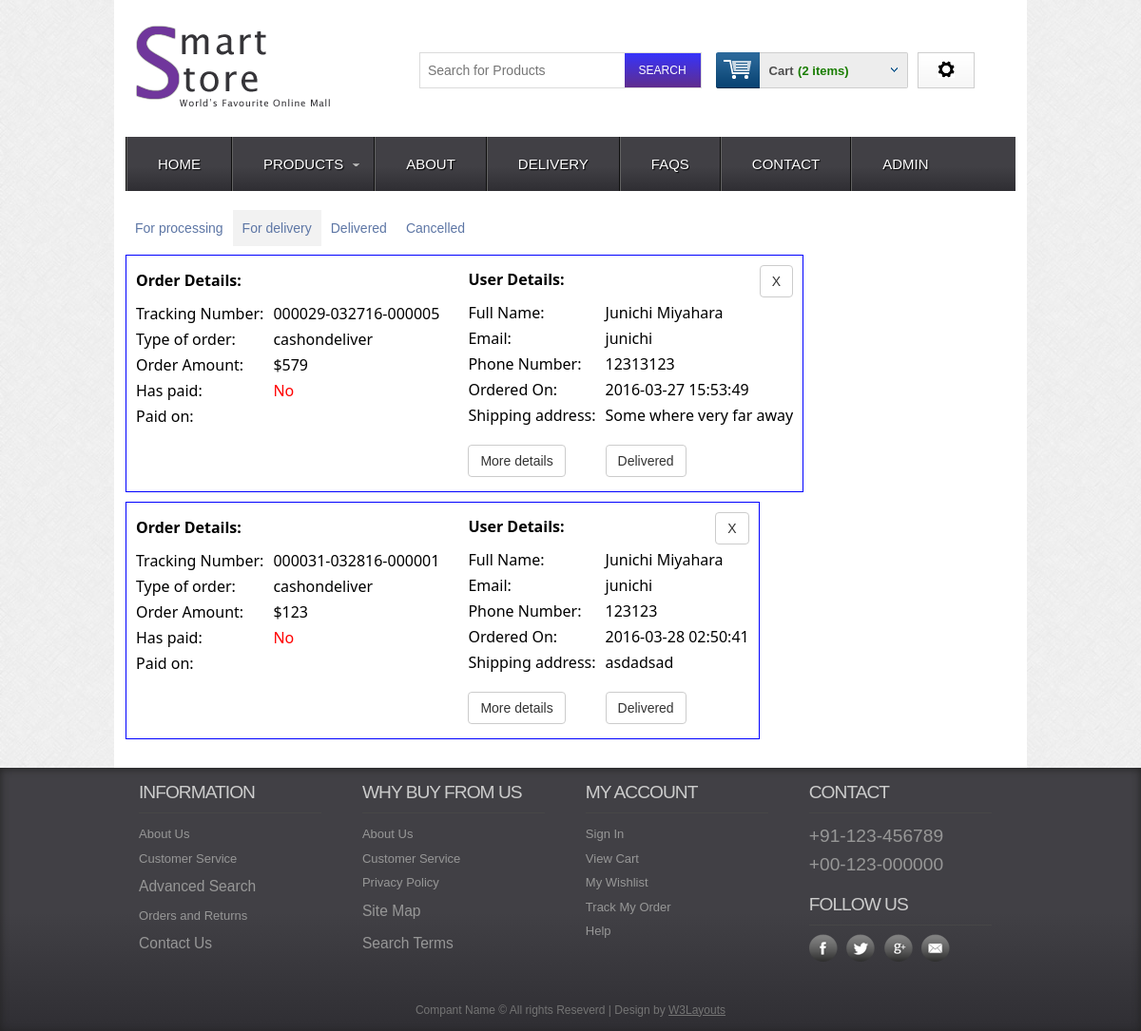
Page /BASE_URL/admin/admin_orders?order=fordelivery (signed in) on the committed database.
### tables this page shows
CREATE TABLE IF NOT EXISTS `orders` (
  `OrderID` int(11) NOT NULL AUTO_INCREMENT,
  `OrderUserID` int(11) DEFAULT NULL,
  `HashID` varchar(100) NOT NULL,
  `OrderUserName` varchar(100) NOT NULL,
  `OrderAmount` float NOT NULL DEFAULT '100000',
  `OrderShipName` varchar(100) NOT NULL,
  `OrderShipAddress` varchar(200) NOT NULL,
  `OrderShipAddress2` varchar(200) NOT NULL,
  `OrderPhone` varchar(20) NOT NULL,
  `OrderShipType` varchar(20) DEFAULT NULL,
  `OrderEmail` varchar(100) NOT NULL,
  `OrderDate` timestamp NOT NULL DEFAULT CURRENT_TIMESTAMP,
  `OrderFinalized` tinyint(4) NOT NULL DEFAULT '0',
  `OrderStatus` varchar(20) NOT NULL DEFAULT 'processing',
  `OrderShipped` tinyint(1) NOT NULL DEFAULT '0',
  `OrderTrackingNumber` varchar(80) DEFAULT NULL,
  `OrderPaid` tinyint(4) NOT NULL DEFAULT '0',
  `OrderPaymentType` varchar(100) DEFAULT NULL,
  `OrderPaymentDate` timestamp NULL DEFAULT NULL,
  PRIMARY KEY (`OrderID`),
  KEY `HashID` (`HashID`),
  KEY `OrderUserID` (`OrderUserID`),
  KEY `OrderStatus` (`OrderStatus`),
  KEY `OrderUserName` (`OrderUserName`)
);

### admin/admin_orders.php (the view, shortened to what this page needs)
<?php
	require '../dbconnect.php';
	$order = $_GET['order'];
	require '../inc.header.php';
	require '../inc.menu.php';
?>
 </div>
 <div class="main">
    <div class="content">
		<ul class="nav nav-tabs">
		  <li role="presentation" <?php echo $order === 'processing' ? 'class="active"':''; ?>><a href="<?php echo BASE_URL; ?>/admin/admin_orders?order=processing">For processing</a></li>
		  <li role="presentation" <?php echo $order === 'fordelivery' ? 'class="active"':''; ?>><a href="<?php echo BASE_URL; ?>/admin/admin_orders?order=fordelivery">For delivery</a></li>
		  <li role="presentation" <?php echo $order === 'delivered' ? 'class="active"':''; ?>><a href="<?php echo BASE_URL; ?>/admin/admin_orders?order=delivered">Delivered</a></li>
		  <li role="presentation" <?php echo $order === 'cancelled' ? 'class="active"':''; ?>><a href="<?php echo BASE_URL; ?>/admin/admin_orders?order=cancelled">Cancelled</a></li>
		</ul>
		<?php
			switch($order) {
				case 'fordelivery':
					try {
						$stmt = $conn->prepare("SELECT OrderID
													 , OrderAmount
													 , OrderUserName
													 , OrderShipAddress
													 , OrderPhone
													 , OrderEmail
													 , OrderDate
													 , OrderTrackingNumber
													 , OrderPaymentType
													 , OrderPaid
													 , OrderPaymentDate
												FROM orders
												WHERE OrderFinalized=1
												AND OrderStatus='fordelivery'
												");
						if($stmt->execute() && $stmt->rowCount() > 0)
						{
							while($row=$stmt->fetch(PDO::FETCH_ASSOC)) {
								echo '<div class="border-blue margin-bottom-10 padding-10 float-left font-segoe">
										<table class="table float-left margin-right-30">
											<tr>
												<td><p class="height-30 padding-top-5 font-weight-600">Order Details:</p></td>
												<td class="text-align-right"></td>
											</tr>
											<tr>
												<td><p>Tracking Number:</p></td>
												<td><p>'.$row['OrderTrackingNumber'].'</p></td>
											</tr>
											<tr>
												<td><p>Type of order:</p></td>
												<td><p>'.$row['OrderPaymentType'].'</p></td>
											</tr>
											<tr>
												<td><p>Order Amount:</p></td>
												<td><p>$'.$row['OrderAmount'].'</p></td>
											</tr>
											<tr>
												<td><p>Has paid:</p></td>
												<td>'.(($row['OrderPaid'] == '0') ? '<p class="font-red">No</p>' : '<p class="font-green">Yes</p>'). '</td>
											</tr>
											<tr>
												<td><p>Paid on:</p></td>
												<td><p>'.$row['OrderPaymentDate'].'</p></td>
											</tr>
										</table>
										<table class="table float-left">
											<tr>
												<td><p class="font-weight-600">User Details:</p></td>
												<td class="text-align-right"><input data-orderid="'.$row['OrderID'].'" type="button" class="btn btn-default cancel_order" type="submit" value="X"></td>
											</tr>
											<tr>
												<td><p>Full Name:</p></td>
												<td><p>'.$row['OrderUserName'].'</p></td>
											</tr>
											<tr>
												<td><p>Email:</p></td>
												<td><p>'.$row['OrderEmail'].'</p></td>
											</tr>
											<tr>
												<td><p>Phone Number:</p></td>
												<td><p>'.$row['OrderPhone'].'</p></td>
											</tr>
											<tr>
												<td><p>Ordered On:</p></td>
												<td><p>'.$row['OrderDate'].'</p></td>
											</tr>
											<tr>
												<td class="padding-bottom-20"><p>Shipping address:</p></td>
												<td><p>'.$row['OrderShipAddress'].'</p></td>
											</tr>
											<tr>
												<td><input data-orderid="'.$row['OrderID'].'" class="btn btn-default order_details" type="submit" value="More details"></td>
												<td>
													<form action="'.BASE_URL.'/admin/admin_orders?order=fordelivery" method="POST">
														<input type="hidden" name="orderid" value="'.$row['OrderID'].'">
														<input class="btn btn-default" type="submit" value="Delivered">
													</form>
												</td>
											</tr>
										</table>
									</div>
									';
							}
						}
					} catch(PDOException $e) {
						$errmessage = 'An error has occurred. Please try again.';
					}finally {
						$stmt=null;
					}
					break;
			}
		?>
    </div>
 </div>
</div>
<?php include '../inc.footer.php'; ?>

### css/mystyle.css (style rules this page uses)
.height-30 { height:30px; }
.text-align-right { text-align:right !important; }
.font-red { color:red; }
.font-weight-600 { font-weight:600; }
.font-segoe td { font-family: 'Segoe UI', sans-serif !important; }
.border-blue { border:1px solid blue; }
.padding-bottom-20 { padding-bottom:20px !important; }
.padding-top-5 { padding-top:5px !important; }
.padding-10 { padding:10px; }
.float-left { float:left; }
.margin-bottom-10 { margin-bottom:10px; }
.margin-right-30 { margin-right:30px; }
.table td { padding-bottom:5px; max-width:350px; }
.table td + td { padding-left:10px; }
.btn { display: inline-block; padding: 6px 12px; margin-bottom: 0; font-size: 14px; font-weight: 400; line-height: 1.42857143; text-align: center; white-space: nowrap; vertical-align: middle; -ms-touch-action: manipulation; touch-action: manipulation; cursor: pointer; -webkit-user-select: none; -moz-user-select: none; -ms-user-select: none; user-select: none; background-image: none; border: 1px solid transparent; border-radius: 4px; }
.btn-default { color: #333; background-color: #fff; border-color: #ccc; }
.nav { padding-left: 0; margin-bottom: 0; list-style: none; }
.nav>li { position: relative; display: block; }
.nav-tabs>li { float: left; margin-bottom: -1px; padding:10px; }
.nav-tabs>li a { color:#5D76A5; font-size:14px; }
.nav-tabs .active { background-color:#F2F2F2; }

### css/style.css (style rules this page uses)
html,body,div,span,applet,object,iframe,h1,h2,h3,h4,h5,h6,p,blockquote,pre,a,abbr,acronym,address,big,cite,code,del,dfn,em,img,ins,kbd,q,s,samp,small,strike,strong,sub,sup,tt,var,b,u,i,dl,dt,dd,ol,nav ul,nav li,fieldset,form,label,legend,table,caption,tbody,tfoot,thead,tr,th,td,article,aside,canvas,details,embed,figure,figcaption,footer,header,hgroup,menu,nav,output,ruby,section,summary,time,mark,audio,video { margin:0;padding:0;border:0;font-size:100%;font:inherit;vertical-align:baseline; }
ol,ul { list-style:none;margin:0;padding:0; }
table { border-collapse:collapse;border-spacing:0; }
a { text-decoration:none; }
body { font-family:Arial, Helvetica, sans-serif; background:url(../images/body_bg3.jpg); }
.content { padding:20px 0; background:#FFF; }

### rows in the picture
orders: OrderTrackingNumber "000029-032716-000005", OrderPaymentType "cashondeliver", OrderAmount "579", OrderPaid "No", OrderUserName "Junichi Miyahara", OrderEmail "junichi", OrderPhone "12313123", OrderDate "2016-03-27 15:53:49", OrderShipAddress "Some where very far away"
orders: OrderTrackingNumber "000031-032816-000001", OrderPaymentType "cashondeliver", OrderAmount "123", OrderPaid "No", OrderUserName "Junichi Miyahara", OrderEmail "junichi", OrderPhone "123123", OrderDate "2016-03-28 02:50:41", OrderShipAddress "asdadsad"

### other values in the picture
$count "2"
